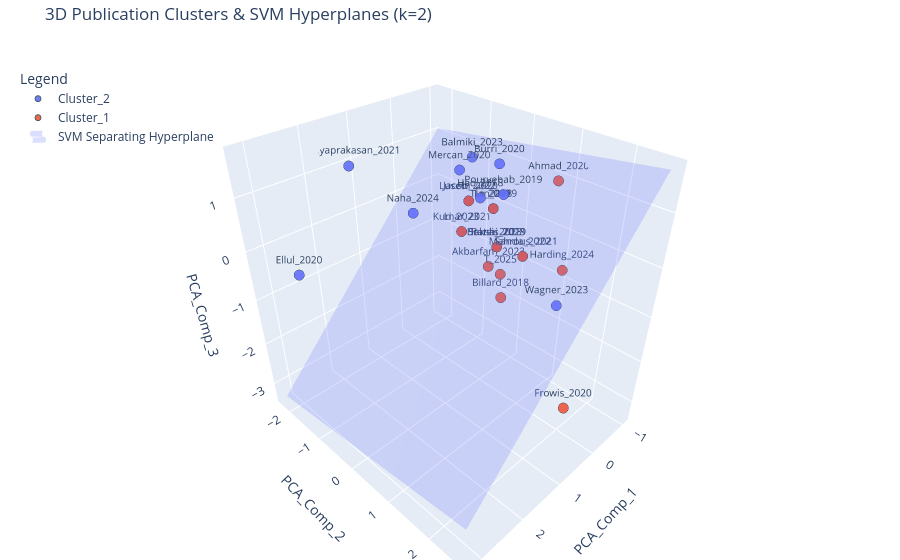

This figure's notebook cell:
### Code cell
# =========================================================================
# STEP 8: Project & Cluster Publications
# =========================================================================
print("\n" + "=" * 70)
print("STEP 8: PUBLICATION PROJECTION & CLUSTERING")
print("=" * 70)

optimal_k = clustering_triangulation["optimal_k_silhouette"]

pca_clusters = project_and_cluster_publications(
    df_metrics=df_metrics,
    pca_results=pipeline_results["pca"],
    n_clusters=2,
    clustering_method="kmeans",
    publication_labels=pub_labels,
    random_state=random_state,
    plot_scatter=True,
)
pipeline_results["publication_clusters"] = pca_clusters

print(f"Cluster Assignments (k={optimal_k}):")
display(pca_clusters["clustered_publications"])

print(f"\nMean Metric Profiles (0-2 Scale) Across Clusters:")
display(pca_clusters["cluster_metric_profiles"].round(2))

### Figure 1 — Plotly figure (JSON) as saved in the notebook; plotly's stock layout.template omitted (floating-point values rounded to 4 significant figures; data arrays with more than 128 entries replaced by an {"elided": "..."} marker saying what was removed)
{"data": [{"customdata": [["Burri_2020", "Cluster_2"], ["Balmiki_2023", "Cluster_2"], ["Hao_2018", "Cluster_2"], ["Ellul_2020", "Cluster_2"], ["Mercan_2020", "Cluster_2"], ["Naha_2024", "Cluster_2"], ["Pourvehab_2019", "Cluster_2"], ["Sathyaprakasan_2021", "Cluster_2"], ["Wagner_2023", "Cluster_2"]], "hovertemplate": "Assigned_Cluster=%{customdata[1]}<br>PCA_Comp_1=%{x}<br>PCA_Comp_2=%{y}<br>PCA_Comp_3=%{z}<br>Publication=%{customdata[0]}<extra></extra>", "legendgroup": "Cluster_2", "marker": {"color": "#636EFA", "line": {"color": "DarkSlateGrey", "width": 1}, "opacity": 0.9, "size": 6, "symbol": "circle"}, "mode": "markers+text", "name": "Cluster_2", "scene": "scene", "showlegend": true, "text": ["Burri_2020", "Balmiki_2023", "Hao_2018", "Ellul_2020", "Mercan_2020", "Naha_2024", "Pourvehab_2019", "Sathyaprakasan_2021", "Wagner_2023"], "textfont": {"size": 10}, "textposition": "top center", "type": "scatter3d", "x": [-0.2629, -0.2704, 1.417, 2.903, 0.1751, 2.135, -0.09668, 1.383, 1.075], "y": [0.04411, -0.5917, 1.145, -1.536, -0.466, 0.5332, 0.305, -1.961, 2.373], "z": [1.244, 1.176, 1.574, -0.2564, 1.111, 1.376, 0.8238, 1.096, 0.173]}, {"customdata": [["Akbarfam_2023", "Cluster_1"], ["Ahmad_2020", "Cluster_1"], ["Lusetti_2020", "Cluster_1"], ["Li_2019", "Cluster_1"], ["Li_2023", "Cluster_1"], ["Kumar_2021", "Cluster_1"], ["Jacob_2022", "Cluster_1"], ["Harding_2024", "Cluster_1"], ["Frowis_2020", "Cluster_1"], ["Tian_2019", "Cluster_1"], ["T_2025", "Cluster_1"], ["Sanda_2022", "Cluster_1"], ["Sakshi_2023", "Cluster_1"], ["Rana_2023", "Cluster_1"], ["Billard_2018", "Cluster_1"], ["Brotsis_2019", "Cluster_1"], ["Le_2018", "Cluster_1"], ["Mahrous_2021", "Cluster_1"]], "hovertemplate": "Assigned_Cluster=%{customdata[1]}<br>PCA_Comp_1=%{x}<br>PCA_Comp_2=%{y}<br>PCA_Comp_3=%{z}<br>Publication=%{customdata[0]}<extra></extra>", "legendgroup": "Cluster_1", "marker": {"color": "#EF553B", "line": {"color": "DarkSlateGrey", "width": 1}, "opacity": 0.9, "size": 6, "symbol": "circle"}, "mode": "markers+text", "name": "Cluster_1", "scene": "scene", "showlegend": true, "text": ["Akbarfam_2023", "Ahmad_2020", "Lusetti_2020", "Li_2019", "Li_2023", "Kumar_2021", "Jacob_2022", "Harding_2024", "Frowis_2020", "Tian_2019", "T_2025", "Sanda_2022", "Sakshi_2023", "Rana_2023", "Billard_2018", "Brotsis_2019", "Le_2018", "Mahrous_2021"], "textfont": {"size": 10}, "textposition": "top center", "type": "scatter3d", "x": [-0.4904, -0.7538, -0.6201, -0.6127, -0.6641, -0.6641, -0.6201, 0.06398, 0.08904, -0.6127, -0.3737, -0.5325, -0.54, -0.54, 0.09828, -0.54, -0.6127, -0.5325], "y": [-0.3105, 0.9264, -0.985, -0.3492, -1.207, -1.207, -0.985, 1.741, 2.139, -0.3492, 0.0985, 0.4734, -0.1624, -0.1624, 0.5306, -0.1624, -0.3492, 0.4734], "z": [-1.051, 1.06, 0.07438, 0.142, -0.698, -0.698, 0.07438, 0.0366, -2.749, 0.142, -0.9913, -0.5034, -0.571, -0.571, -1.082, -0.571, 0.142, -0.5034]}, {"colorscale": [[0, "#636EFA"], [1, "#636EFA"]], "hoverinfo": "skip", "name": "SVM Separating Hyperplane", "opacity": 0.22, "showlegend": true, "showscale": false, "type": "surface", "x": {"elided": "25x25 float values"}, "y": {"elided": "25x25 float values"}, "z": {"elided": "25x25 float values"}}], "layout": {"legend": {"title": {"text": "Legend"}, "tracegroupgap": 0, "x": 0.02, "xanchor": "left", "y": 0.95, "yanchor": "top"}, "margin": {"b": 0, "l": 0, "r": 0, "t": 40}, "scene": {"domain": {"x": [0, 1], "y": [0, 1]}, "xaxis": {"title": {"text": "PCA_Comp_1"}}, "yaxis": {"title": {"text": "PCA_Comp_2"}}, "zaxis": {"title": {"text": "PCA_Comp_3"}}}, "title": {"text": "3D Publication Clusters & SVM Hyperplanes (k=2)"}}}
